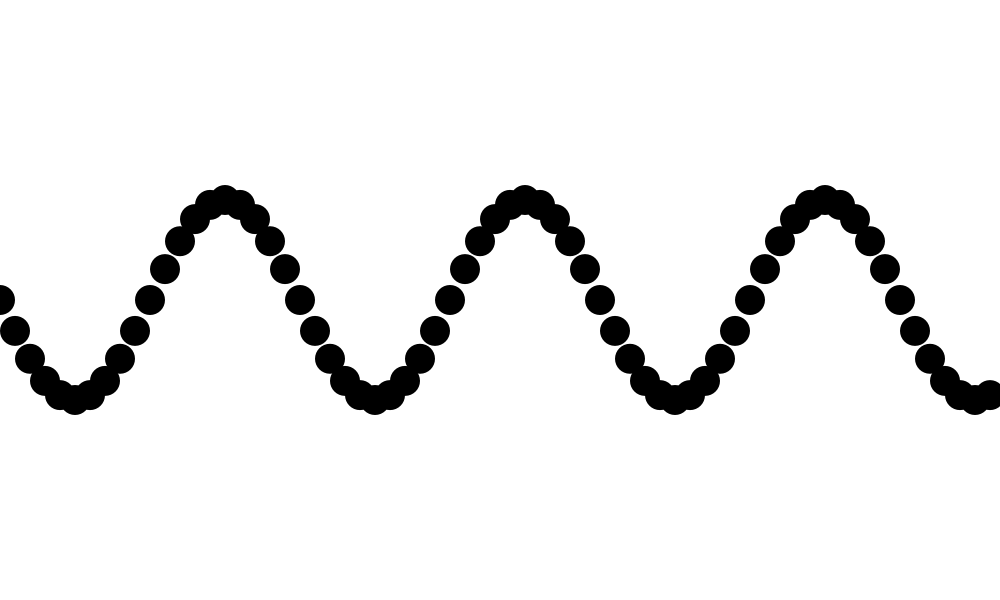
Frame 1 (no input)
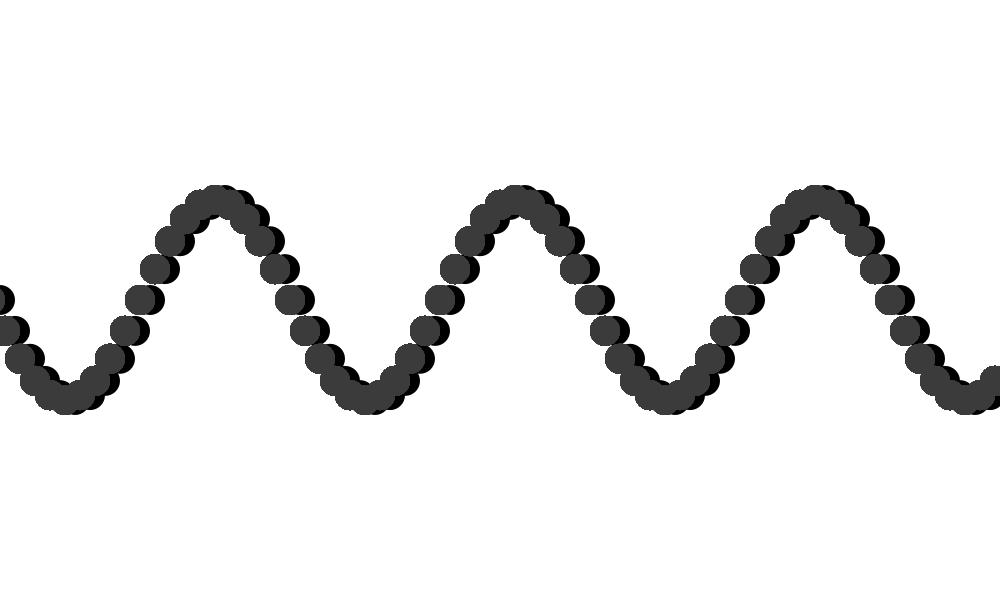
Frame 60 (the mouse pressed at the canvas centre just before this capture)
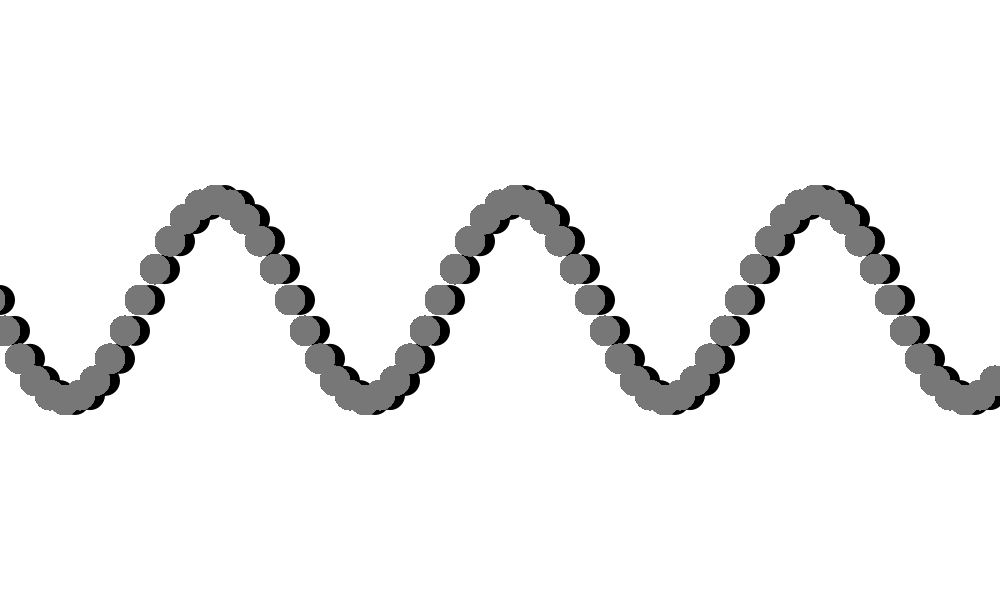
Frame 120 (the mouse held since frame 60 and released just before this capture)

The Processing sketch that drew these frames (run headless with seeded random() and noise(); from frame 60 on, the mouse is pressed at the canvas centre):

// Processing sketch: sine
// ── sine.pde
void setup() {
  size(1000, 600);
  background(255);
}

int fillVal = 0;
int fillInc = 1;
float xPos = 0; //x-axis position across the screen

void draw() {
  noStroke();
  float waveVal = 0; //x-axis postion across this wave
  float increment = TWO_PI/20; //x-axis interval
  float pointCounter = 0; //where are we in the wave
  while (xPos < width) {
    fill(fillVal);
    ellipseMode(CENTER);
    float yPos = (height/2)+sin(waveVal)*100;
    println(yPos);
    ellipse(xPos, yPos, 30, 30);
    xPos += 15;
    waveVal += increment;
    if (waveVal >= TWO_PI) waveVal = 0;
  }
  xPos = -10;
  fillVal += fillInc;
  if (fillVal <= 0 || fillVal >= 255) fillInc *= -1;
}
